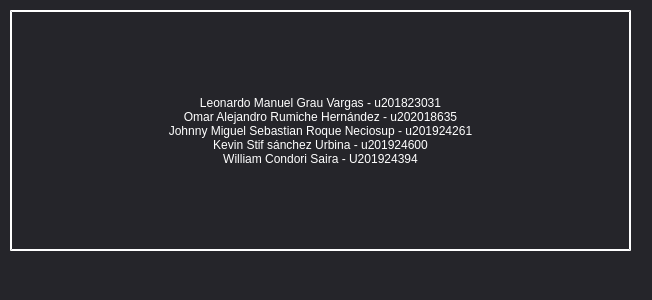
<?xml version="1.0" encoding="UTF-8"?>
<ui version="4.0">
 <class>Dialog</class>
 <widget class="QDialog" name="Dialog">
  <property name="geometry">
   <rect>
    <x>0</x>
    <y>0</y>
    <width>652</width>
    <height>300</height>
   </rect>
  </property>
  <property name="windowTitle">
   <string>Dialog</string>
  </property>
  <property name="styleSheet">
   <string notr="true">QMainWindow{
	background:Coral;
}

QWidget{
	background:#25252A;
}
QPushButton{

	color:white;
	background-color:rgb(255,0,68);
	font:57 11pt &quot;Ubuntu&quot;;
	border-radius:4px;
	letter-spacing: 2px;
	font-size:18px;

	font-weight: bold
}
QPushButton:hover{
	
	background-color:#25252A;
	border-color: #2d98da;
	border-width : 2px;
	border-style:inset;
	
}
QLabel{
	color:white;
	border-color:white;
	border-width : 2px;
	border-style:inset;
}
QSpinBox{
	color:white;
	border-color:white;
	background:#4b6584;
}</string>
  </property>
  <widget class="QLabel" name="label">
   <property name="geometry">
    <rect>
     <x>10</x>
     <y>10</y>
     <width>621</width>
     <height>241</height>
    </rect>
   </property>
   <property name="text">
    <string>Leonardo Manuel Grau Vargas - u201823031
Omar Alejandro Rumiche Hernández - u202018635
Johnny Miguel Sebastian Roque Neciosup - u201924261
Kevin Stif sánchez Urbina - u201924600
William Condori Saira - U201924394</string>
   </property>
   <property name="textFormat">
    <enum>Qt::MarkdownText</enum>
   </property>
   <property name="alignment">
    <set>Qt::AlignCenter</set>
   </property>
   <property name="wordWrap">
    <bool>true</bool>
   </property>
  </widget>
 </widget>
 <resources/>
 <connections/>
</ui>
